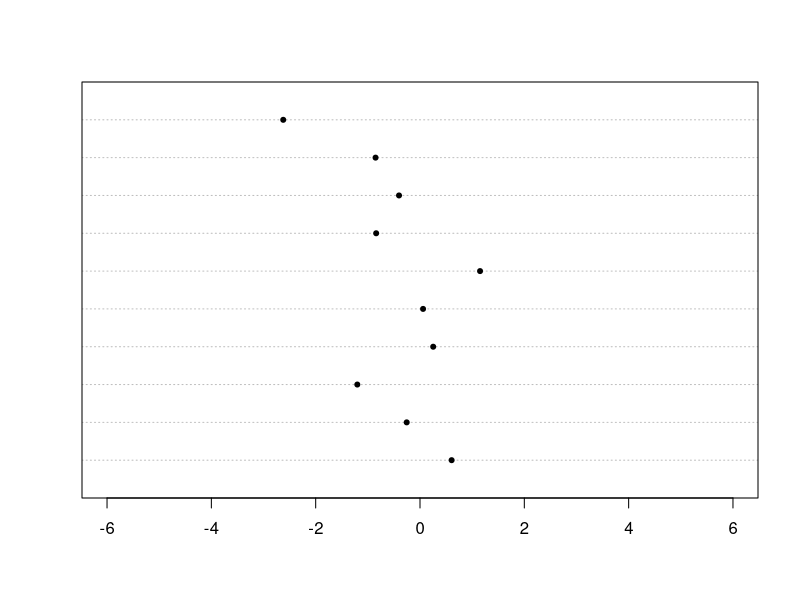
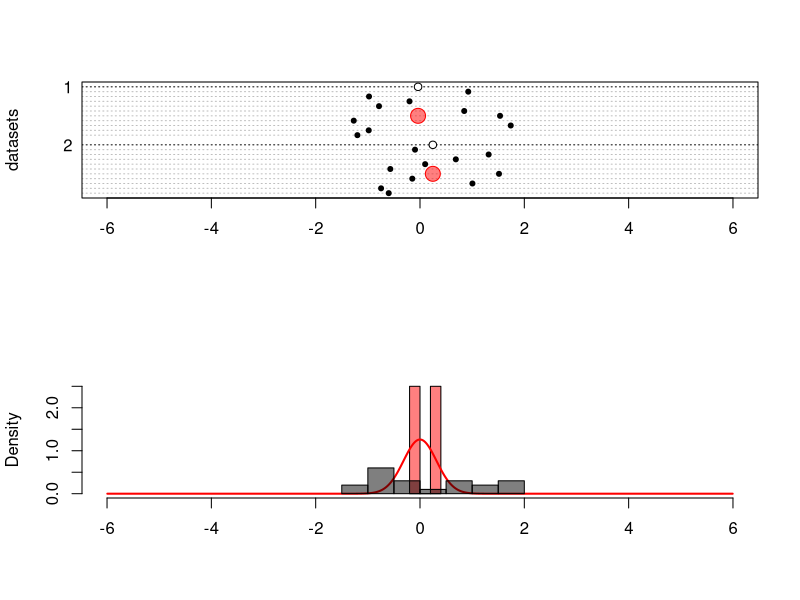
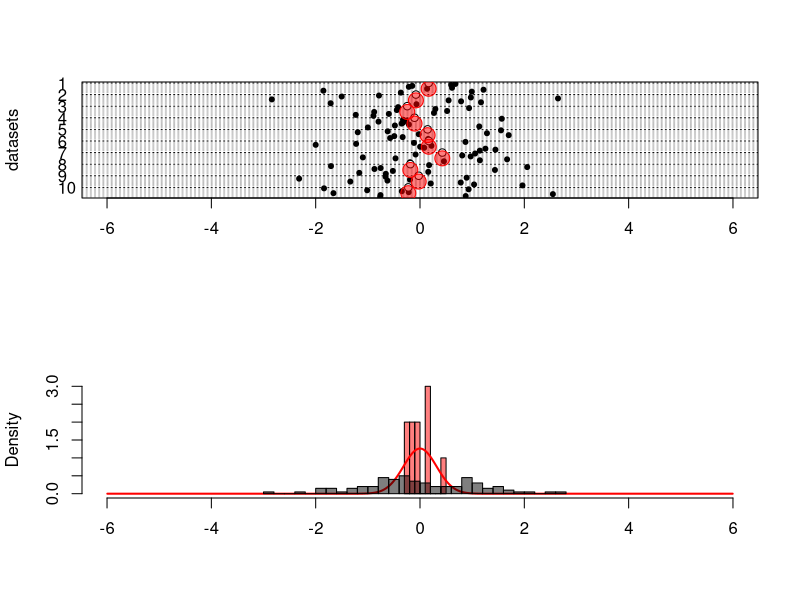
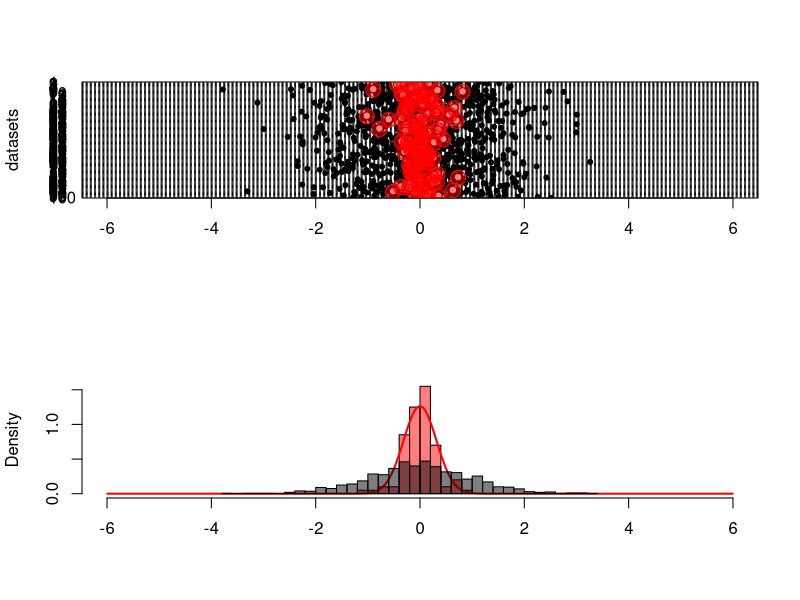
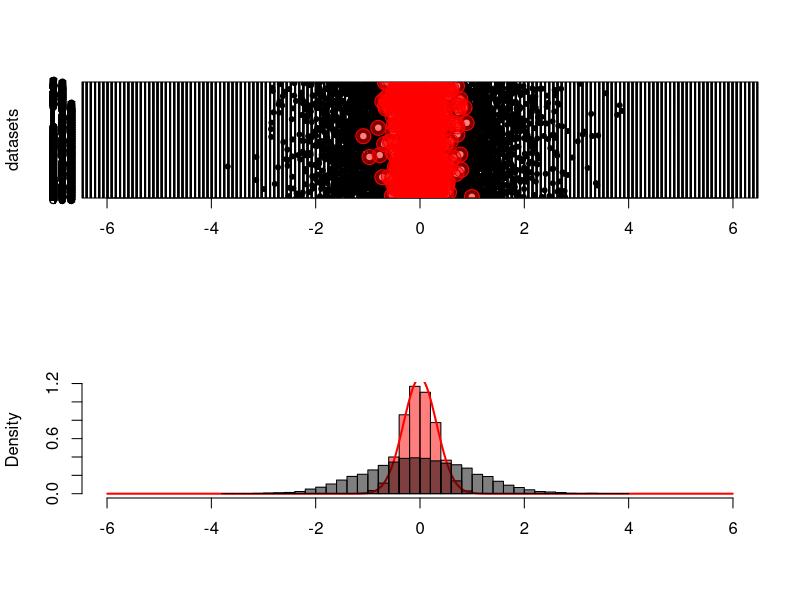
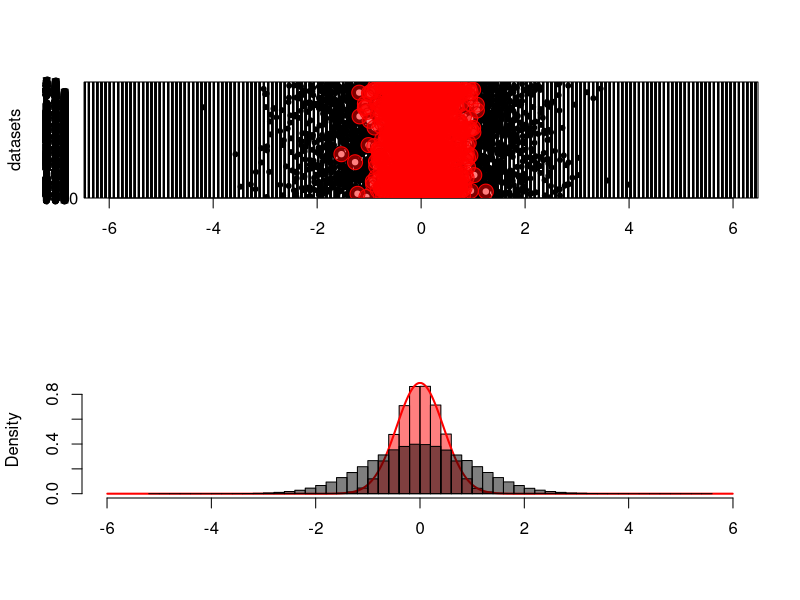
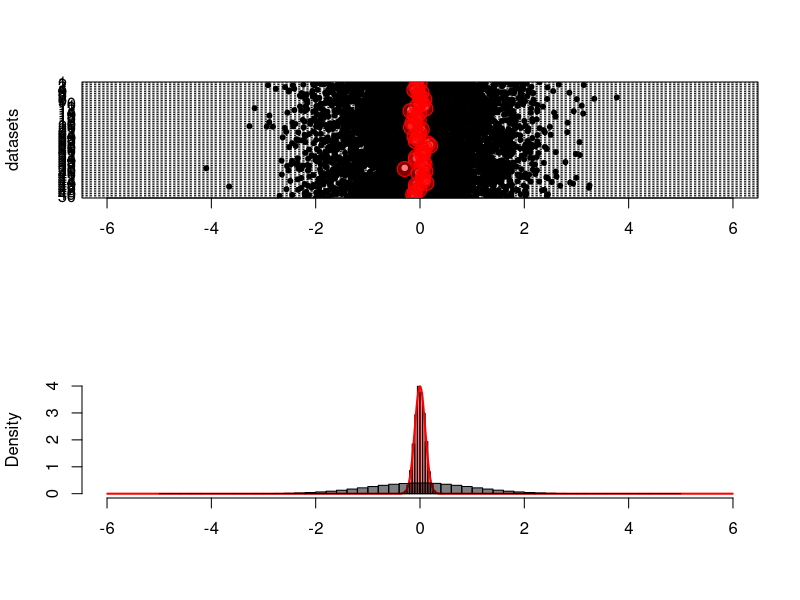
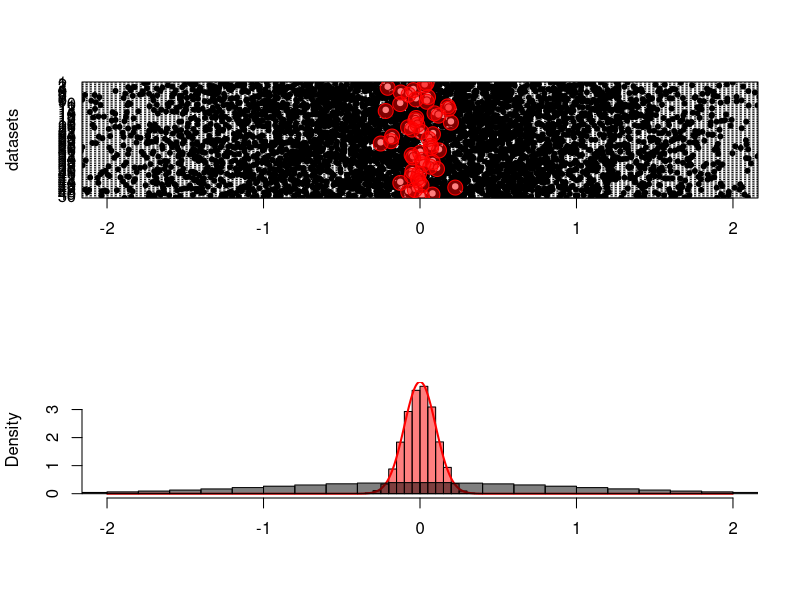

R code for these plots, in order: (Note: this script raises an error after producing the figures.)
#!/usr/bin/R

dchart <- function(x, ..., gcex=2.5, gcol='red', gbg=adjustcolor("red",.5), gpch=21 ) {
    dotchart(x,...)
    points( colMeans(x), (ncol(x):1)*(nrow(x)+2)-nrow(x)/2-2, cex=gcex, col=gcol, bg=gbg, pch=gpch )
}

#######
# look at CLT and approach to normality of sampling distribution

n <- 10
rdata <- rnorm  
rmean <- 0
rsd <- 1

xlims <- c(-6,6)
hbreaks <- seq(xlims[1],xlims[2],length.out=20)

# plot one example
f <- function (...,plotit=TRUE) {
    x <- rdata(n)
    if (plotit) { dotchart(x,xlim=xlims,pch=20,...) }
    mean(x)
}

# plot lots of examples
fmat <- function(nreps=20,...) {
    nreps <- min( nreps, floor(2e6/n) )
    xx <- matrix(rdata(n*nreps),nrow=n)
    dothese <- 1:min(ncol(xx), floor(5000/n))
    layout(1:2)
    dchart(xx[,dothese,drop=FALSE],xlim=xlims,gdata=colMeans(xx[,dothese,drop=FALSE]),labels=NA,pch=20,gcex=2,ylab='datasets',...)
    cmh <- hist(colMeans(xx),xlim=xlims,col=adjustcolor("red",.5),freq=FALSE,main='',xlab='')
    xbreaks <- seq(xlims[1],xlims[2],length.out=1000)
    xmids <- xbreaks[-1]-diff(xbreaks)/2
    lines(xmids, diff( pnorm( xbreaks, mean=rmean, sd=rsd/sqrt(n) ) )/diff(xbreaks), col='red', lwd=2 )
    hist(as.vector(xx),add=TRUE,freq=FALSE,col=adjustcolor("black",.5),breaks=min(50,length(xx)/4))
    xvals <- seq(xlims[1],xlims[2],length.out=100)
    layout(1)
    invisible(colMeans(xx))
}

# do each of these a few times
f()
fmat(2)
fmat(10)
fmat(100)
fmat(1000)

## compare sample sizes
rdata <- rnorm  # want this to return random variates with SD=1
rmean <- 0
rsd <- 1
xlims <- c(-6,6)

n <- 5
fmat(1000000)

xlims <- c(-6,6)
n <- 100
fmat(10000)

xlims <- c(-2,2)
n <- 100
fmat(10000)


##
# ok, now with exponential data
rdata <- rexp
rmean <- 1
rsd <- 1

xlims <- c(-1,7)
n <- 5
fmat(1000000)

xlims <- c(-1,7)
n <- 100
fmat(10000)

xlims <- c(0,2)
n <- 100
fmat(10000)

##
# and, transformed
rdata <- function (n) { (log(rexp(n)) + .577)/1.28 }
rmean <- 0
rsd <- 1

xlims <- c(-3,3)
n <- 5
fmat(1000000)

xlims <- c(-3,3)
n <- 100
fmat(10000)

xlims <- c(-1,1)
n <- 100
fmat(10000)

##
#  Cauchy??
rdata <- function (n) { x <- rcauchy(n); x[abs(x)>50] <- rnorm(sum(abs(x)>50)); x }
rmean <- 0
rsd <- 5.5

xlims <- c(-20,20)
n <- 5
fmat(1000000)

xlims <- c(-20,20)
n <- 100
fmat(10000)

xlims <- c(-2,2)
n <- 100
fmat(10000)



#######
# Explore what happens to a $t$-test under deviations from the assumptions.

# plot lots of examples
ft <- function(nreps=10000,...) {
    nreps <- min( nreps, floor(2e6/n) )
    xx <- matrix(rdata(n*nreps),nrow=n)
    yy <- matrix(rdata(n*nreps),nrow=n)
    ttt <- lapply( 1:nreps, function (k) t.test( xx[,k], yy[,k] ) )
    tt <- sapply( ttt, "[[", "statistic" )
    # attr(tt,"df") <- mean( sapply( ttt, "[[", "parameter" ) )
    df <- attr(tt,"df") <- 2*(n-1)
    layout(1:2)
    th <- hist(tt,xlim=c(-3,3),breaks=50)
    xvals <- seq(-3,3,length.out=100)
    xmids <- xvals[-1] - diff(xvals)/2
    lines( th$mids, sum(th$counts) * diff( pt(th$breaks, df=attr(tt,"df")) ), col='red' )
    qtiles <- seq(0,.1,length.out=100)
    plot( qtiles, pt(quantile(tt,prob=qtiles),df=df), type='l', lwd=2, xlab='true P-value', ylab='estimated P-value' )
    points( .05, pt(quantile(tt,prob=.05),df=df) )
    lines( c(.05,.05,0), c(0, pt(quantile(tt,prob=.05),df=df), pt(quantile(tt,prob=.05),df=df) ) )
    abline(0,1,col='red')
    layout(1)
    return(invisible(tt))
}

# Normal
n <- 10
rdata <- rnorm  # want this to return random variates with SD=1
ft()


# Exponential plus outliers
rdata <- function (n) c( rexp(floor(.9*n)), rexp(n-floor(.9*n),rate=1/1000) )
ft()

# Cauchy???
rdata <- rcauchy
ft()













#####
# Normal data:
n <- 100
effect.size <- 1
rdata <- rnorm  # want this to return random variates with mean=0 and SD=1

xlims <- c(-6,6)
hbreaks <- seq(xlims[1],xlims[2],length.out=20)

# plot one example
f <- function (...,plotit=TRUE) {
    data <- data.frame( x=rdata(n)+effect.size, y=rdata(n) )
    if (plotit) {
        hist(data$x,xlim=xlims,col=adjustcolor("blue",.5),breaks=hbreaks,main='observed values',...)
        hist(data$y,add=TRUE,col=adjustcolor("red",.5),breaks=seq(-5,5,length.out=20))
        abline(v=c(mean(data$x),mean(data$y)),lwd=2)
    }
    t.test(data$x,data$y)
}

# plot lots of examples
fmat <- function() {
    layout(matrix(1:25,nrow=5))
    opar <- par(mar=c(0,0,0,0)+.1)
    replicate( 25, f(xaxt='n',yaxt='n',main='',xlab='',ylab='') )
    par(opar)
    layout(1)
}

f()
fmat()

# plot distribution of differences in means
ff <- function (nreps=1000,...) {
    dmeans <- replicate( nreps, f(plotit=FALSE) )
    dh <- hist(dmeans, breaks=50, col=adjustcolor("grey",.5), xlim=c(0,2), main=paste("difference in sample means,", n, "samples"), ... )
    text(effect.size,max(dh$counts),labels="truth",col='red',pos=4,cex=2)
    abline(v=effect.size,lwd=2,col='red')
    lines(dh$mids,sum(dh$counts)*diff(pnorm(dh$breaks,mean=effect.size,sd=sqrt(2/n))),lwd=2,col='green')
}

ff(1000)


######
# Now look at t-distribution

effect.size <- 0

t.tests <- lapply(1:10000, function (x) f(plotit=FALSE) )
t.vals <- sapply( t.tests, "[[", "statistic" )
t.df <- sapply( t.tests, "[[", "parameter" )
th <- hist(t.vals,breaks=30,main='t-statistics')
lines( th$mids, sum(th$counts) * diff( pt(th$breaks,df=2*(n-1)) ) )



#####
# explore changing sample size
n <- 20
fmat()

ff(1000)

#
n <- 50
fmat()

ff(1000)

#
n <- 100
fmat()

ff(1000)


####
# make distr'n more skewed

p.out <- .04
sd.out <- 4
rdata <- function(n) {
    n.out <- rbinom(1,n,p.out)
    c( rnorm(n.out,sd=sd.out), rnorm(n-n.out,sd=sqrt((1-p.out*sd.out^2)/(1-p.out))) )
}

n <- 20
f()
ff(1000)


####
# make distr'n less skewed

rdata <- function(n) {
    sqrt(12)*(runif(n)-.5)
}

n <- 20
f()
ff(1000)
